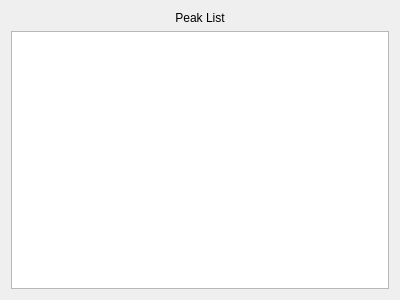
<?xml version="1.0" encoding="UTF-8"?>
<ui version="4.0">
 <class>PeakListWidget</class>
 <widget class="QWidget" name="PeakListWidget">
  <property name="geometry">
   <rect>
    <x>0</x>
    <y>0</y>
    <width>400</width>
    <height>300</height>
   </rect>
  </property>
  <property name="windowTitle">
   <string>Peak List</string>
  </property>
  <layout class="QVBoxLayout" name="verticalLayout">
   <item>
    <widget class="QLabel" name="peakListTitle">
     <property name="text">
      <string>Peak List</string>
     </property>
     <property name="alignment">
      <set>Qt::AlignCenter</set>
     </property>
    </widget>
   </item>
   <item>
    <widget class="QTableView" name="peakListTable">
     <property name="contextMenuPolicy">
      <enum>Qt::CustomContextMenu</enum>
     </property>
     <property name="editTriggers">
      <set>QAbstractItemView::AnyKeyPressed|QAbstractItemView::DoubleClicked|QAbstractItemView::SelectedClicked</set>
     </property>
     <property name="showDropIndicator" stdset="0">
      <bool>false</bool>
     </property>
     <property name="dragDropOverwriteMode">
      <bool>false</bool>
     </property>
     <property name="alternatingRowColors">
      <bool>true</bool>
     </property>
     <property name="selectionMode">
      <enum>QAbstractItemView::SingleSelection</enum>
     </property>
     <property name="selectionBehavior">
      <enum>QAbstractItemView::SelectRows</enum>
     </property>
     <property name="sortingEnabled">
      <bool>true</bool>
     </property>
     <property name="wordWrap">
      <bool>false</bool>
     </property>
    </widget>
   </item>
  </layout>
 </widget>
 <resources/>
 <connections/>
</ui>
